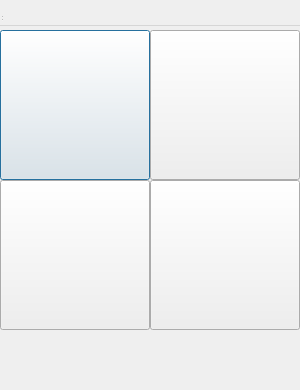
<?xml version="1.0" encoding="UTF-8"?>
<ui version="4.0">
 <class>WindowSuit</class>
 <widget class="QDialog" name="WindowSuit">
  <property name="enabled">
   <bool>true</bool>
  </property>
  <property name="geometry">
   <rect>
    <x>0</x>
    <y>0</y>
    <width>300</width>
    <height>390</height>
   </rect>
  </property>
  <property name="windowTitle">
   <string>MainWindow</string>
  </property>
  <widget class="QWidget" name="centralwidget">
   <widget class="QPushButton" name="ButtonHeart">
    <property name="geometry">
     <rect>
      <x>0</x>
      <y>30</y>
      <width>150</width>
      <height>150</height>
     </rect>
    </property>
    <property name="text">
     <string/>
    </property>
    <property name="icon">
     <iconset resource="res.qrc">
      <normaloff>:/image/PNG-cards/hearts.png</normaloff>:/image/PNG-cards/hearts.png</iconset>
    </property>
    <property name="iconSize">
     <size>
      <width>150</width>
      <height>150</height>
     </size>
    </property>
    <property name="autoRepeatDelay">
     <number>300</number>
    </property>
   </widget>
   <widget class="QPushButton" name="ButtonClubs">
    <property name="geometry">
     <rect>
      <x>0</x>
      <y>180</y>
      <width>150</width>
      <height>150</height>
     </rect>
    </property>
    <property name="text">
     <string/>
    </property>
    <property name="icon">
     <iconset resource="res.qrc">
      <normaloff>:/image/PNG-cards/clubs.png</normaloff>:/image/PNG-cards/clubs.png</iconset>
    </property>
    <property name="iconSize">
     <size>
      <width>150</width>
      <height>150</height>
     </size>
    </property>
   </widget>
   <widget class="QPushButton" name="ButtonDiamonds">
    <property name="geometry">
     <rect>
      <x>150</x>
      <y>180</y>
      <width>150</width>
      <height>150</height>
     </rect>
    </property>
    <property name="text">
     <string/>
    </property>
    <property name="icon">
     <iconset resource="res.qrc">
      <normaloff>:/image/PNG-cards/diamonds.png</normaloff>:/image/PNG-cards/diamonds.png</iconset>
    </property>
    <property name="iconSize">
     <size>
      <width>150</width>
      <height>150</height>
     </size>
    </property>
   </widget>
   <widget class="QPushButton" name="ButtonSpades">
    <property name="geometry">
     <rect>
      <x>150</x>
      <y>30</y>
      <width>150</width>
      <height>150</height>
     </rect>
    </property>
    <property name="text">
     <string/>
    </property>
    <property name="icon">
     <iconset resource="res.qrc">
      <normaloff>:/image/PNG-cards/spades.png</normaloff>:/image/PNG-cards/spades.png</iconset>
    </property>
    <property name="iconSize">
     <size>
      <width>150</width>
      <height>150</height>
     </size>
    </property>
   </widget>
   <widget class="QLabel" name="label">
    <property name="geometry">
     <rect>
      <x>100</x>
      <y>10</y>
      <width>91</width>
      <height>16</height>
     </rect>
    </property>
    <property name="text">
     <string>Виберіть масть </string>
    </property>
   </widget>
  </widget>
  <widget class="QMenuBar" name="menubar">
   <property name="geometry">
    <rect>
     <x>0</x>
     <y>0</y>
     <width>300</width>
     <height>26</height>
    </rect>
   </property>
  </widget>
  <widget class="QStatusBar" name="statusbar"/>
 </widget>
 <resources>
  <include location="res.qrc"/>
 </resources>
 <connections/>
</ui>
